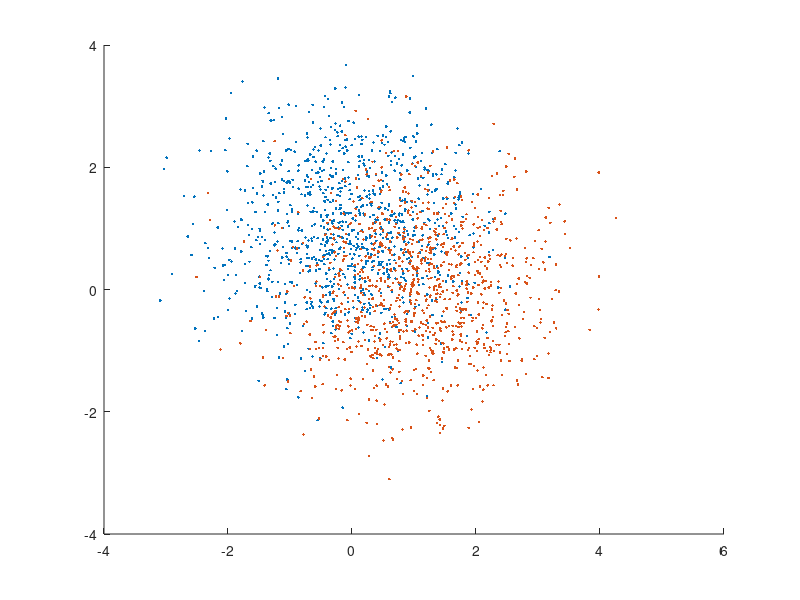
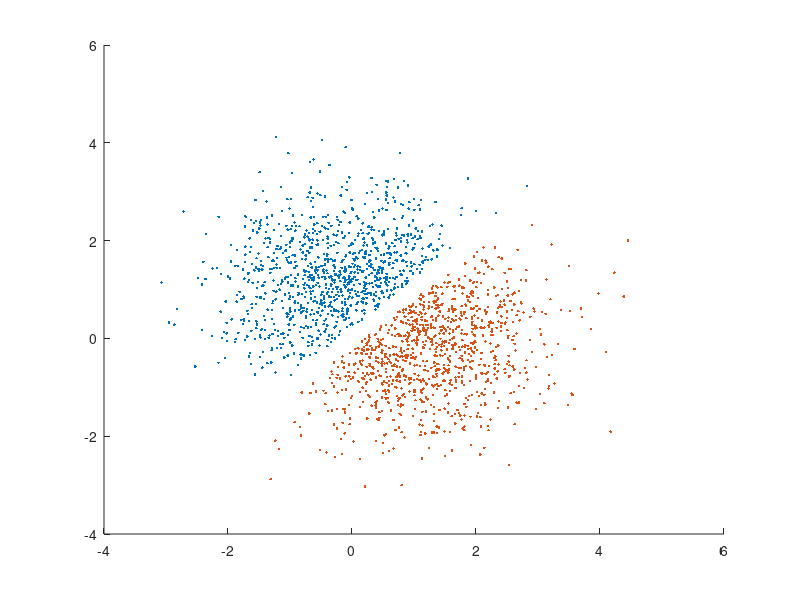

MATLAB code for these plots, in order: (Note: this script raises an error after producing the figures.)
clear;
load('HW4/PercepClass1Training.txt');
load('HW4/PercepClass2Training.txt');
load('HW4/PDRClass1Testing.txt');
load('HW4/PDRClass2Testing.txt');

n = length(PercepClass1Training(:,1));
c1_train = horzcat(PercepClass1Training(:,2:3), ones(n,1));
c2_train = horzcat(PercepClass2Training(:,2:3), -ones(n,1));

n = length(PDRClass1Testing(:,1));
c1_testing = horzcat(PDRClass1Testing(:,2:3), ones(n,1));
c2_testing = horzcat(PDRClass2Testing(:,2:3), -ones(n,1));

training_set = [c1_train; c2_train];
testing_set = [c1_testing; c2_testing];

figure
hold on;
scatter(c1_testing(:,1), c1_testing(:,2), '.');
scatter(c2_testing(:,1), c2_testing(:,2), '.');
hold off;

figure
hold on;
scatter(c1_train(:,1), c1_train(:,2),'.');
scatter(c2_train(:,1), c2_train(:,2),'.');

eta_values = 0.001 : 0.01 : 0.10;

%Output: eta value, total epochs, training error, testing error
eta_variation_output = [0,0,0,0,0];
rand('seed', 12343);
for j = 1 : length(eta_values')
    eta = eta_values(j);
    loop = true;
    epoch = 0;
    p = [0,0];
    while (loop)
        [training_error, testing_error, p] = runEpoch(p, training_set, testing_set, eta);

        if training_error == 0
            loop = false;
        end

        epoch = epoch + 1;
        eta_variation_output = [eta_variation_output; [eta, epoch, training_error, testing_error, scale]];
    end
end
eta_variation_output = eta_variation_output(2:(length(eta_variation_output(:,1))), :);
%hold on;
%figure
%scatter(output(:,2), output(:,3), '.');
%scatter(output(:,2), output(:,4), '.');